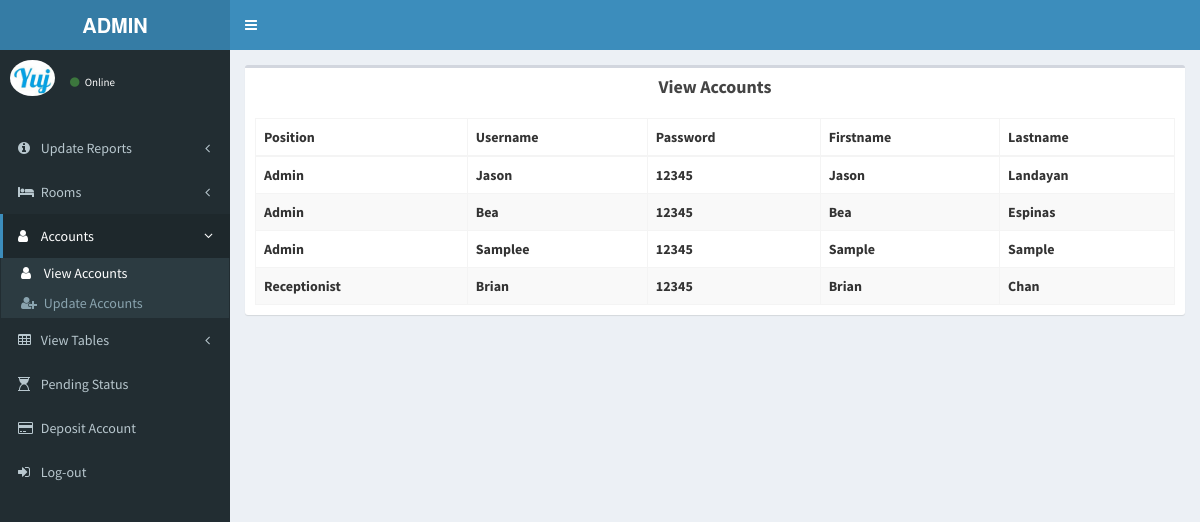
The page /Admin/viewaccounts.php on the database its author committed.
### tables this page shows
CREATE TABLE `tbl_admin_id` (
  `position` varchar(255) NOT NULL,
  `username` varchar(255) NOT NULL,
  `password` varchar(255) NOT NULL,
  `admin_id` int(255) NOT NULL,
  `firstname` varchar(255) NOT NULL,
  `lastname` varchar(255) NOT NULL,
  `status` varchar(255) NOT NULL
);

CREATE TABLE `tbl_receptionist_id` (
  `receptionist_id` int(30) NOT NULL,
  `username` varchar(30) NOT NULL,
  `password` varchar(30) NOT NULL,
  `firstname` varchar(30) NOT NULL,
  `lastname` varchar(30) NOT NULL,
  `position` varchar(255) NOT NULL,
  `login_date` varchar(255) NOT NULL,
  `login_time` varchar(255) NOT NULL,
  `logout_time` varchar(255) NOT NULL,
  `status` varchar(255) NOT NULL
);

### Admin/viewaccounts.php (the view, shortened to what this page needs)
<!DOCTYPE html>
<html>
<head>
  <link rel="stylesheet" href="bootstrap/css/bootstrap.min.css">
  <link rel="stylesheet" href="https://maxcdn.bootstrapcdn.com/font-awesome/4.4.0/css/font-awesome.min.css">
  <link rel="stylesheet" href="https://code.ionicframework.com/ionicons/2.0.1/css/ionicons.min.css">
  <link rel="stylesheet" href="dist/css/AdminLTE.min.css">
  <link rel="stylesheet" href="dist/css/skins/_all-skins.min.css">
  <link rel="stylesheet" href="plugins/iCheck/flat/blue.css">
  <link rel="stylesheet" href="plugins/morris/morris.css">
  <link rel="stylesheet" href="plugins/jvectormap/jquery-jvectormap-1.2.2.css">
  <link rel="stylesheet" href="plugins/datepicker/datepicker3.css">
  <link rel="stylesheet" href="plugins/daterangepicker/daterangepicker-bs3.css">
  <link rel="stylesheet" href="plugins/bootstrap-wysihtml5/bootstrap3-wysihtml5.min.css">
 <link rel="stylesheet" href="bootstrap/css/bootstrap.min.css">
  <link rel="stylesheet" href="https://maxcdn.bootstrapcdn.com/font-awesome/4.4.0/css/font-awesome.min.css">
  <link rel="stylesheet" href="https://code.ionicframework.com/ionicons/2.0.1/css/ionicons.min.css">
  <link rel="stylesheet" href="plugins/datatables/dataTables.bootstrap.css">
  <link rel="stylesheet" href="dist/css/AdminLTE.min.css">
  <link rel="stylesheet" href="../../dist/css/skins/_all-skins.min.css">
</head>
<body class="hold-transition skin-blue sidebar-mini">
<div class="wrapper">
  <header class="main-header">
    <a href="dailysale.php" class="logo">
      <span class="logo-lg"><b>ADMIN</b></span>
    </a>
    <nav class="navbar navbar-static-top" role="navigation">
      <a href="#" class="sidebar-toggle" data-toggle="offcanvas" role="button">
      </a>
    </nav>
  </header>
  <aside class="main-sidebar">
    <section class="sidebar">
      <div class="user-panel">
         <div class="pull-left image">
          <img src="dist/img/user2-160x160.jpg" class="img-circle" alt="User Image">
        </div>
        <div class="pull-left info">
		   <a href="#"><i class="fa fa-circle text-success"></i> Online</a>
        </div>
      </div>
        <ul class="sidebar-menu">
       <br>
	  <li class="treeview">
          <a href=""><i class="fa fa-info-circle"></i> <span>Update Reports</span><i class="fa fa-angle-left pull-right"></i></a>
        </li>
		<li class="treeview">
          <a href=""><i class="fa fa-bed"></i> <span>Rooms</span><i class="fa fa-angle-left pull-right"></i></a>
        </li>
		<li class="active">
          <a href=""><i class="fa fa-user"></i> <span>Accounts</span><i class="fa fa-angle-left pull-right"></i></a>
          <ul class="treeview-menu">
				<li class="active"><a href="viewaccounts.php"><i class="fa fa-user"></i> <span>View Accounts</span></a></li>
				 <li><a href="updateaccounts.php"><i class="fa fa-user-plus"></i> <span>Update Accounts</span></a></li>
          </ul>
        </li>
<li class="treeview">
          <a href=""><i class="fa fa-table"></i> <span>View Tables</span><i class="fa fa-angle-left pull-right"></i></a>
        </li>
<li><a href="pendingreservation.php"><i class="fa fa-hourglass-1"></i> <span>Pending Status</span></a></li>
		<li><a href="depositaccount.php"><i class="fa fa-credit-card"></i> <span>Deposit Account</span></a></li>
        <li><a href="logout.php"><i class="fa fa-sign-in"></i> <span>Log-out</span></a></li>
  </ul>
    </section>
  </aside>
  <div class="content-wrapper">
	       <section class="content">
          <div class="row">
            <div class="col-xs-12">
          <div class="box">
            <div class="box-header">
			<center>
              <h3 class="box-title"><b>View Accounts</b></h3>
				</center>
            </div>
            <div class="box-body">
              <table id="example1" class="table table-bordered table-striped">
                <thead>
                <tr>
				 <th>Position</th>
                  <th>Username</th>
                  <th>Password</th>
                  <th>Firstname</th>
                  <th>Lastname</th>
                </tr>
                </thead>
                <tbody>
				<tr>
                <?php
				$getLinks = "SELECT * FROM tbl_admin_id";
				$result = mysql_query($getLinks);
				while($rs=mysql_fetch_array($result)) {
						echo "<tr>";
					echo "<td>".$rs['position']."</td>";
					echo "<td>".$rs['username']."</td>";
					echo "<td>".$rs['password']."</td>";
					echo "<td>".$rs['firstname']."</td>";
					echo "<td>".$rs['lastname']."</td>";
						echo "</tr>";
				}
	?>
	</tr>
					<tr>
                <?php
				$getLinks = "SELECT * FROM tbl_receptionist_id";
				$result = mysql_query($getLinks);
				while($rs=mysql_fetch_array($result)) {
						echo "<tr>";
						echo "<tr>";
					echo "<td>".$rs['position']."</td>";
					echo "<td>".$rs['username']."</td>";
					echo "<td>".$rs['password']."</td>";
					echo "<td>".$rs['firstname']."</td>";
					echo "<td>".$rs['lastname']."</td>";
						echo "</tr>";
				}
	?>
	</tr>
                </tbody>
              </table>
          </div>
              </div>
		   </div>
          </div>
       </section>
      </div>
</body>
</html>

### Admin/viewaccounts.php (style rules this page uses)
td { font-weight:bold; }

### rows shown on the page
tbl_admin_id: position "Admin", username "Jason", password "12345", firstname "Jason", lastname "Landayan"
tbl_admin_id: position "Admin", username "Bea", password "12345", firstname "Bea", lastname "Espinas"
tbl_admin_id: position "Admin", username "Samplee", password "12345", firstname "Sample", lastname "Sample"
tbl_receptionist_id: position "Receptionist", username "Brian", password "12345", firstname "Brian", lastname "Chan"
